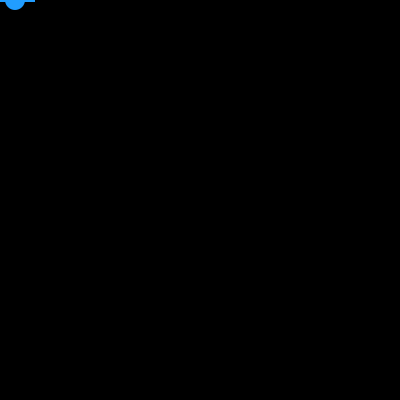
Frame 1 (no input)
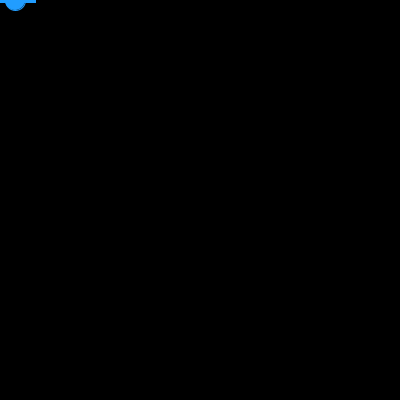
Frame 60 (the mouse pressed at the canvas centre just before this capture)
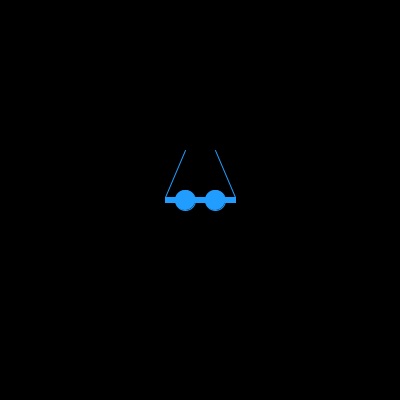
Frame 120 (the mouse held since frame 60 and released just before this capture)

The Processing sketch that drew these frames (run headless with seeded random() and noise(); from frame 60 on, the mouse is pressed at the canvas centre):

// Processing sketch: John_Finley_Character
// ── John_Finley_Character.pde
// John Finley
// jpfinley@gmail.com

// Programming Lab 2


void setup() {  
  size(400, 400);
  background(0);
  noStroke();
  fill(33, 157, 255);
  smooth();
}

void draw() {
  background(0);
  //Nerdglasses McGee
  fill(33, 157, 255);
  ellipse(mouseX-15, mouseY, 20, 20); //eye1
  ellipse(mouseX+15, mouseY, 20, 20); //eye2
  rect(mouseX-35, mouseY-3, 70, 5); //bridge
  stroke(33, 157, 255);
  line(mouseX-35, mouseY-3, mouseX-15, mouseY-50); //arm1
  line(mouseX+35, mouseY-3, mouseX+15, mouseY-50); //arm2
}
